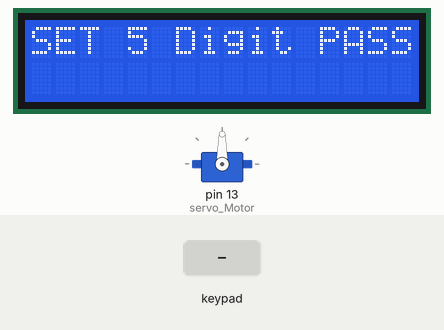
A sketch run on a simulated Arduino Uno, built with avr-gcc and run on an emulated ATmega328P. Parts: servo, 16×2 character LCD. Wiring (inferred from the names in the program): 4×4 keypad with keys 1 2 3 A 4 5 6 B 7 8 9 C * 0 # D: rows pin 3, A1, pin 8, A0; columns pin 7, pin 6, pin 5, pin 4. Inputs (shaded band) come from the test bench.

Above: at 1.2 s.
1.3 s: keypad keys 1 2 3 4 # pressed 0.4 s apart
At 4.3 s:
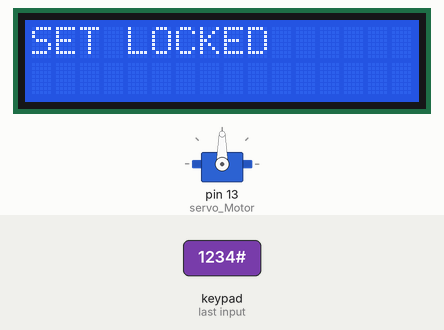
4.8 s: key 'A' pressed
At 6.0 s:
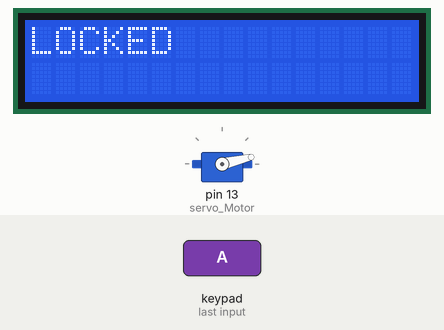
6.8 s: key 'D' pressed
At 8.3 s:
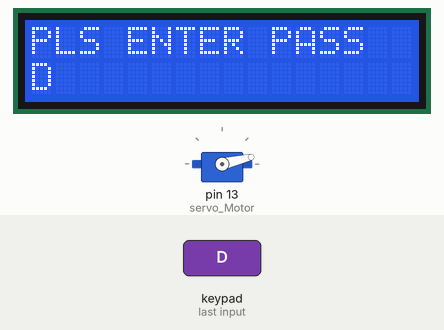
8.6 s: keypad keys 1 2 3 4 * pressed 0.4 s apart
At 10.7 s:
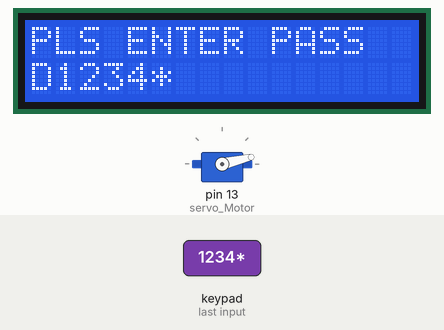
12.1 s: key '*' pressed
At 13.3 s:
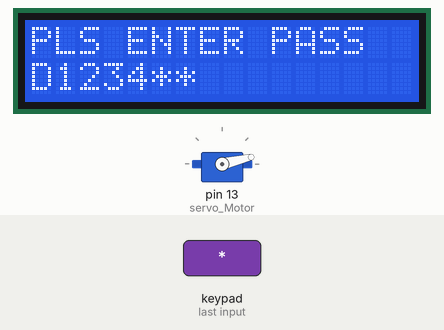
13.6 s: keypad keys 1 2 3 4 D pressed 0.4 s apart
At 15.7 s:
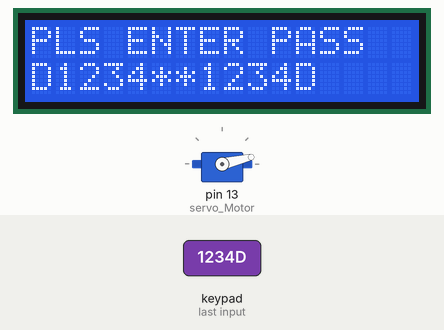
Timing chart, 0 to 17.2 s (numbered marks = the images above; inputs shaded):
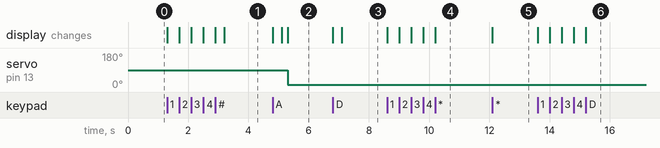

Measured:
- after the input at 1.3 s, the display: first changes at once (image 1 shows a later state)
- after the input at 4.8 s, servo on pin 13 (servo_Motor): 90° → 13° after 0.51 s; the display: first changes at once (image 2 shows a later state)
- after the input at 6.8 s, the display: first changes at once (image 3 shows a later state)
- after the input at 8.6 s, the display: first changes at once (image 4 shows a later state)
- after the input at 12.1 s, the display: changes at once (image 5)
- after the input at 13.6 s, the display: first changes at once (image 6 shows a later state)

The sketch:

code.ino
```cpp
//Adding header files
#include <LiquidCrystal.h>
#include <Keypad.h>
#include <Servo.h>

Servo servo_Motor;
LiquidCrystal lcd(0, 2, 12, 10, 9, 1);
int row[] = {3, A1, 8, A0};
int col[] = {7, 6, 5, 4};
int i,j,lcd_count, count=1, key_id=0, flag, entry=0;
int col_scan;
char temp_press;
char check[6], pass[6];

void setup()
{
servo_Motor.attach(13);
lcd.begin(16,2);
for(i=0;i<=3;i++)
{
pinMode(row[i],OUTPUT);
pinMode(col[i],INPUT);
digitalWrite(col[i],HIGH);
}
lcd.print("SET 5 Digit PASS");
}


void loop()
{
while(entry<=4)
{
SetPassword();
}

key_id=0;
keyscan();

if(key_id==1)
{
check[count]=temp_press;
count++;

if(temp_press == 'A')
{
CheckPassword();
if(flag==0)
{
lcd.setCursor(0,0);
lcd.print("UNLOCKED");
digitalWrite(13,HIGH);
digitalWrite(11,LOW);
servo_Motor.write(90);
}
else{

lcd.setCursor(0,0);
lcd.print("WRONG PASSWORD");
digitalWrite(13,LOW);
digitalWrite(11,HIGH);
delay(200);
lcd.clear();
lcd.print("LOCKED");
servo_Motor.write(13);
}
count=1;
}

else if(temp_press=='C')
{
CheckPassword();
if(flag==0)
{
lcd.setCursor(0,0);
lcd.print("ENTER NEW PASSWORD");
key_id=0;
entry=0;
}else{
lcd.setCursor(0,0);
lcd.print("WRONG PASSWORD");
}
count=1;
}
else if(temp_press=='B')
{
lcd.setCursor(0,0);
lcd.print("LOCKED");
count=1;
}
else if(temp_press=='D')
{
lcd.setCursor(0,0);
lcd.print("PLS ENTER PASS");
count=1;
}

}

}

void SetPassword()
{
keyscan();
if(key_id==1)
{
if(temp_press=='A'|| temp_press=='C' || temp_press=='B')
{
lcd.setCursor(0,0);
lcd.print("INVALID KEYS");
entry=0;
}
else
{
pass[entry]=temp_press;
}
}
key_id=0;
if(entry==5)
{
lcd.clear();
lcd.setCursor(0,0);
lcd.print("SET LOCKED");
}}

char keyscan()
{
for(i=0; i<=3; i++)
{
digitalWrite(row[0],HIGH);
digitalWrite(row[1],HIGH);
digitalWrite(row[2],HIGH);
digitalWrite(row[3],HIGH);
digitalWrite(row[i],LOW);
for(j=0; j<=3; j++)
{
col_scan=digitalRead(col[j]);
if(col_scan==LOW)
{
key_id ++;
entry++;
temp_press=keypress(i,j);
lcd.setCursor(lcd_count++,1);
lcd.print(temp_press);
if(temp_press=='A' || temp_press=='C' || temp_press=='B')
{
lcd_count=0;
lcd.clear();
}
delay(300);
break;
}}
}}

char keypress(int i, int j)
{
if(i==0 && j==0)
{
return('1');
}
if(i==0 && j==1)
{
return('2');
}
if(i==0 && j==2)
{
return('3');
}
if(i==0 && j==3)
{
return('A');
}
if(i==1 && j==0)
{
return('4');
}
if(i==1 && j==1)
{
return('5');
}
if(i==1 && j==2)
{
return('6');
}
if(i==1 && j==3)
{
return('B');
}
if(i==2 && j==0)
{
return('7');
}
if(i==2 && j==1)
{
return('8');
}
if(i==2 && j==2)
{
return('9');
}
if(i==2 && j==3)
{
return('C');
}
if(i==3 && j==0)
{
return('*');
}
if(i==3 && j==1)
{
return('0');
}
if(i==3 && j==2)
{
return('#');
}
if(i==3 && j==3)
{
return('D');
}
}

void CheckPassword()
{
flag=0;
for(i=1;i<=5&&flag==0;i++)
{
if (check[i]==pass[i])
{
flag=0;
}
else
{
flag=1;
}
}
}
```
